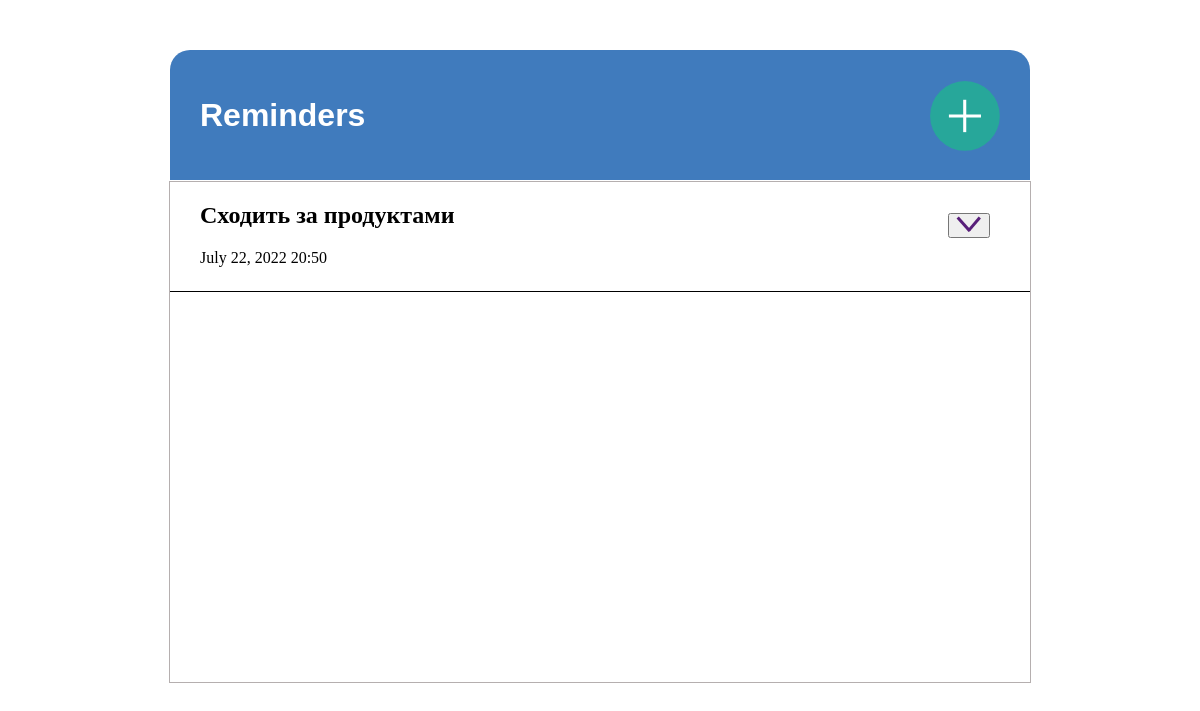
The app's page /, older data.
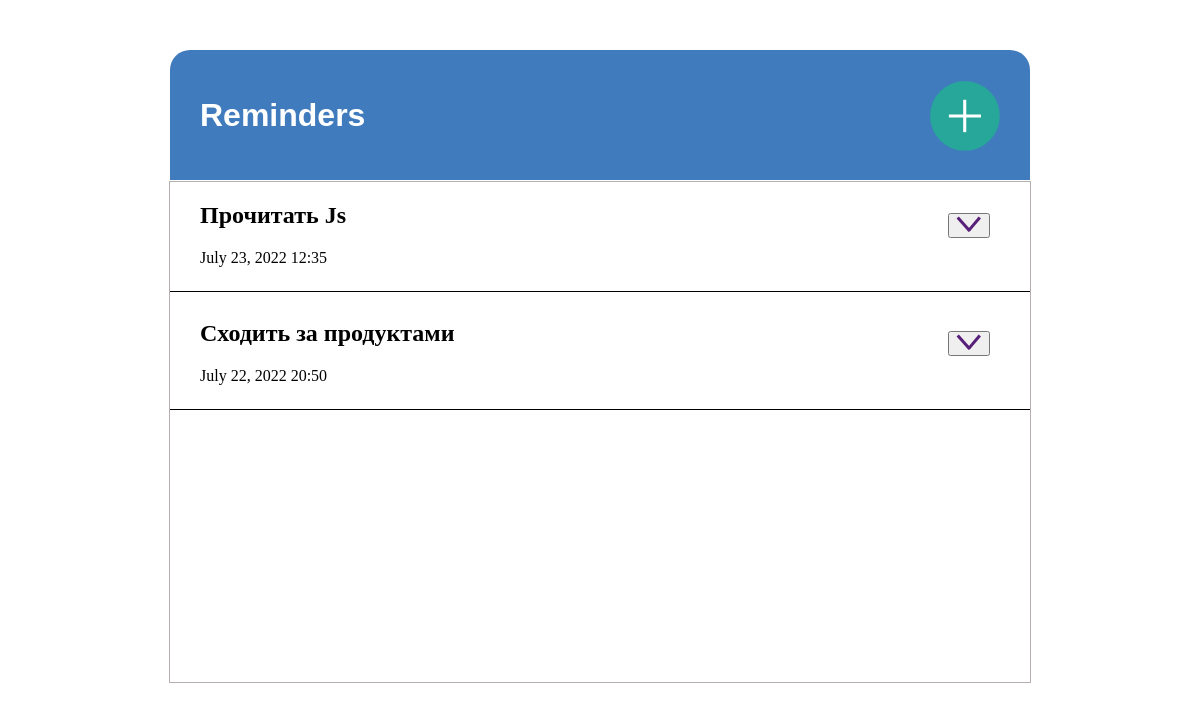
The same page, newer data.
### reminder/models.py (models this page shows, shortened)
class Notification(models.Model):
    def default_start_time():
        now = datetime.time(hour=8, minute=0)
        return now
    text_reminder = models.CharField(max_length=255)
    user_mail = models.EmailField(max_length=60)
    date_creation = models.DateTimeField(auto_now_add=True)
    date_notification = models.DateField(auto_now=False)
    time_notification = models.TimeField(max_length=16, default=default_start_time)
    is_sent = models.BooleanField(default=False)

### reminder/views.py (the view)
# urls.py: path("", home_page, name='index'),
def home_page(request):
    form = NotificationForm()
    notifications = Notification.objects.filter(is_sent=False).order_by("-id")
    return render(request, 'reminder/main.html', {'form': form, 'notifications': notifications})

### reminder/templates/reminder/main.html (shortened to what this page needs)
<!DOCTYPE html>
{% load static %}
<html lang="en">
<head>
    <link type="text/css" href="{% static 'reminder/css/main.css' %}" rel="stylesheet" />
    <link rel="stylesheet" href="https://snipp.ru/cdn/jqueryui/1.12.1/jquery-ui.min.css">
</head>
<body>
    <header class="header">
        <div class="wrapper">
            <div class="header__wrapper">
                <div class="header__logo">
                    <h1>Reminders</h1>
                </div>
                <div class="header__add">
                    <a href="#!" id="open-popup-1" class="header__link">
                        <img src="static/reminder/img/circle1.svg" alt="add entry" class="places__card-pic">
                    </a>
                </div>
            </div>
        </div>
    </header>
    <main class="main">
        <section class="intro" id="sign-in">
            <div class="wrapper_main">
                {% if notifications %}
                    {% block content %}
                        {% for i in notifications %}
                        <div class="wrapper_info_reminder">
                            <div class="info_reminder">
                                <h2>{{i.text_reminder}}</h2>
                                <p>{{i.date_notification}} {{i.time_notification|date:'H:i'}}</p>
                            </div>
                            <div class="wrapper_link_info">
                                <button type="submit" data-id="{{ i.id }}" class="todo-list__burger-item">
                                    <img class="arrow_add_remove_reminder" src="static/reminder/img/arrow.svg" alt="arrow">
                                </button>
                            </div>
                        </div>
                        <hr color="black" size="small">
                        {% endfor %}
                    {% endblock %}
                {% else %}
                    <h1 class="empty_reminder">
                        You have no reminders yet!<br>
                        It's time to <br>
                        add one
                    </h1>
                {% endif %}
            </div>
        </section>
    </main>
    <link rel="stylesheet" href="https://weareoutman.github.io/clockpicker/dist/jquery-clockpicker.min.css"></link>
</body>
</html>

Row changes from the older to the newer data that the page shows:
added Notification: text_reminder "Прочитать Js", date_notification "July 23, 2022", time_notification "12:35"
